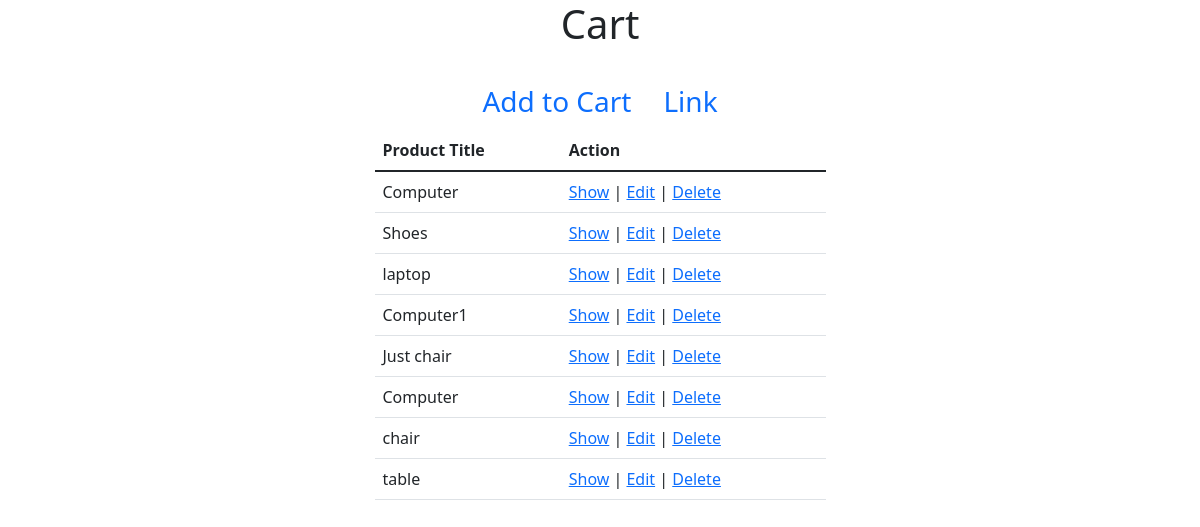
The app's page /admin/Carts/index.php, older data.
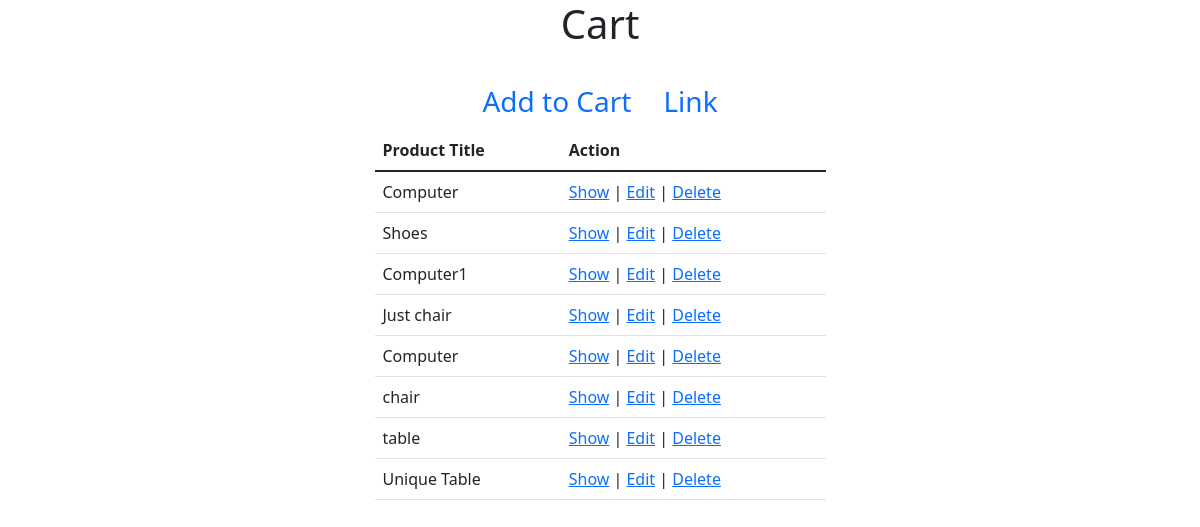
The same page, newer data.
### tables this page shows
CREATE TABLE `cart` (
  `id` int(11) NOT NULL,
  `product_id` int(11) NOT NULL,
  `product_title` varchar(255) NOT NULL,
  `qty` int(11) NOT NULL,
  `picture` varchar(255) DEFAULT NULL,
  `unite_price` int(11) NOT NULL,
  `total_price` int(11) NOT NULL
);

### src/Cart.php (called while the page is built, shortened)
<?php
class Cart{
    public $conn = null;
    public function __construct()
    {
        $this->conn = new PDO("mysql:host=localhost;dbname=ecommerce",
            'root', '');
        $this->conn->setAttribute(PDO::ATTR_ERRMODE,
            PDO::ERRMODE_EXCEPTION);
    }
    public function index(){
        $query = "SELECT * FROM `cart`";
        $stmt = $this->conn->prepare($query);
        $result = $stmt->execute();
        $carts = $stmt->fetchAll();
        return $carts;
    }
}
?>

### admin/Carts/index.php (the view, shortened to what this page needs)
<?php
$_cart = new Cart();
$carts = $_cart->index();
?>
<!doctype html>
<html lang="en">
<head>
    <link href="https://cdn.jsdelivr.net/npm/bootstrap@5.1.3/dist/css/bootstrap.min.css" rel="stylesheet">
</head>
<body>
<section>
    <div class="container">
        <div class="row justify-content-center">
            <div class="col-md-5">
                <h1 class="text-center mb-4">Cart</h1>
                <ul class="nav justify-content-center fs-3">
                    <li class="nav-item">
                        <a class="nav-link active" aria-current="page" href="create.php">
                            Add to Cart
                        </a>
                    </li>
                    <li class="nav-item">
                        <a class="nav-link" href="#">Link</a>
                    </li>
                </ul>
                <table class="table">
                    <thead>
                    <tr>
                        <th scope="col">Product Title</th>
                        <th scope="col">Action</th>
                    </tr>
                    </thead>
                    <tbody>
                    <?php
                    if (count($carts) > 0):
                        foreach ($carts as $cart):
                            ?>
                            <tr>
                                <td><?= $cart['product_title']?></td>
                                <td><a href="show.php?id=<?=$cart['id'];?>">Show</a>
                                    |
                                    <a href="edit.php?id=<?=$cart['id'];?>">Edit</a>
                                    |
                                    <a href="delete.php?id=<?=$cart['id'];?>"
                                       onclick="return confirm('Are you sure you want to delete?')">
                                        Delete
                                    </a>
                                </td>
                            </tr>
                        <?php
                        endforeach;
                    endif;
                    ?>
                    </tbody>
                </table>
            </div>
        </div>
    </div>
</section>
</body>
</html>

Row changes from the older to the newer data that the page shows:
removed cart: product_title "laptop"
added cart: product_title "Unique Table"
